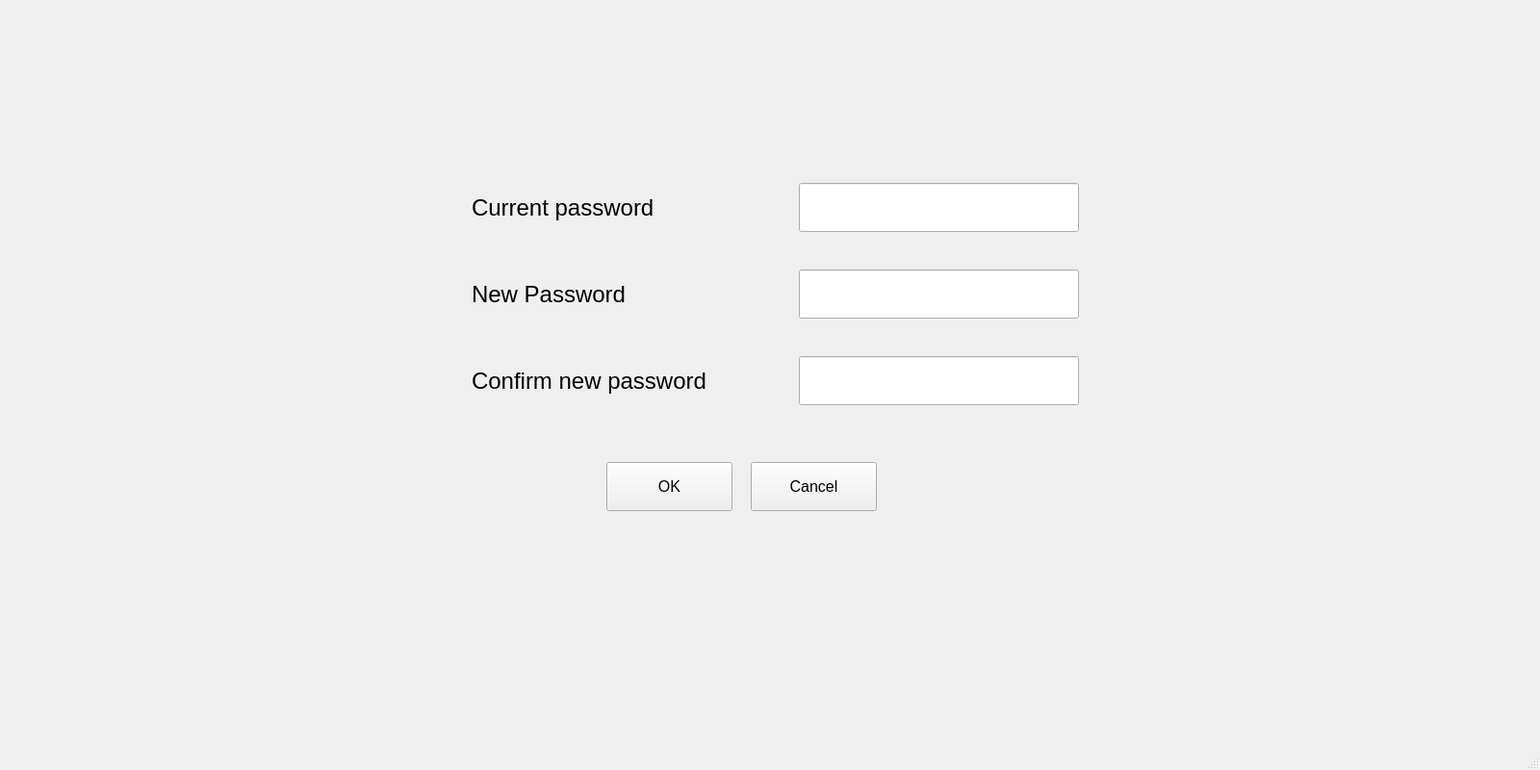
<?xml version="1.0" encoding="UTF-8"?>
<ui version="4.0">
 <class>MainWindow</class>
 <widget class="QMainWindow" name="MainWindow">
  <property name="geometry">
   <rect>
    <x>0</x>
    <y>0</y>
    <width>1600</width>
    <height>800</height>
   </rect>
  </property>
  <property name="windowTitle">
   <string>MainWindow</string>
  </property>
  <widget class="QWidget" name="centralwidget">
   <widget class="QLabel" name="label">
    <property name="geometry">
     <rect>
      <x>490</x>
      <y>190</y>
      <width>231</width>
      <height>51</height>
     </rect>
    </property>
    <property name="font">
     <font>
      <pointsize>18</pointsize>
     </font>
    </property>
    <property name="text">
     <string>Current password</string>
    </property>
   </widget>
   <widget class="QLineEdit" name="current_pass_line">
    <property name="geometry">
     <rect>
      <x>830</x>
      <y>190</y>
      <width>291</width>
      <height>51</height>
     </rect>
    </property>
   </widget>
   <widget class="QLineEdit" name="new_pass_line">
    <property name="geometry">
     <rect>
      <x>830</x>
      <y>280</y>
      <width>291</width>
      <height>51</height>
     </rect>
    </property>
   </widget>
   <widget class="QLineEdit" name="cf_new_pass_line">
    <property name="geometry">
     <rect>
      <x>830</x>
      <y>370</y>
      <width>291</width>
      <height>51</height>
     </rect>
    </property>
   </widget>
   <widget class="QPushButton" name="OK_button">
    <property name="geometry">
     <rect>
      <x>630</x>
      <y>480</y>
      <width>131</width>
      <height>51</height>
     </rect>
    </property>
    <property name="font">
     <font>
      <pointsize>12</pointsize>
     </font>
    </property>
    <property name="text">
     <string>OK</string>
    </property>
   </widget>
   <widget class="QLabel" name="label_2">
    <property name="geometry">
     <rect>
      <x>490</x>
      <y>280</y>
      <width>231</width>
      <height>51</height>
     </rect>
    </property>
    <property name="font">
     <font>
      <pointsize>18</pointsize>
     </font>
    </property>
    <property name="text">
     <string>New Password</string>
    </property>
   </widget>
   <widget class="QLabel" name="label_3">
    <property name="geometry">
     <rect>
      <x>490</x>
      <y>370</y>
      <width>281</width>
      <height>51</height>
     </rect>
    </property>
    <property name="font">
     <font>
      <pointsize>18</pointsize>
     </font>
    </property>
    <property name="text">
     <string>Confirm new password</string>
    </property>
   </widget>
   <widget class="QPushButton" name="Cancel_button">
    <property name="geometry">
     <rect>
      <x>780</x>
      <y>480</y>
      <width>131</width>
      <height>51</height>
     </rect>
    </property>
    <property name="font">
     <font>
      <pointsize>12</pointsize>
     </font>
    </property>
    <property name="text">
     <string>Cancel</string>
    </property>
   </widget>
   <widget class="QLabel" name="notice_label">
    <property name="geometry">
     <rect>
      <x>280</x>
      <y>50</y>
      <width>951</width>
      <height>71</height>
     </rect>
    </property>
    <property name="font">
     <font>
      <pointsize>18</pointsize>
     </font>
    </property>
    <property name="text">
     <string/>
    </property>
    <property name="alignment">
     <set>Qt::AlignCenter</set>
    </property>
   </widget>
  </widget>
  <widget class="QMenuBar" name="menubar">
   <property name="geometry">
    <rect>
     <x>0</x>
     <y>0</y>
     <width>1600</width>
     <height>18</height>
    </rect>
   </property>
  </widget>
  <widget class="QStatusBar" name="statusbar"/>
 </widget>
 <resources/>
 <connections/>
</ui>
